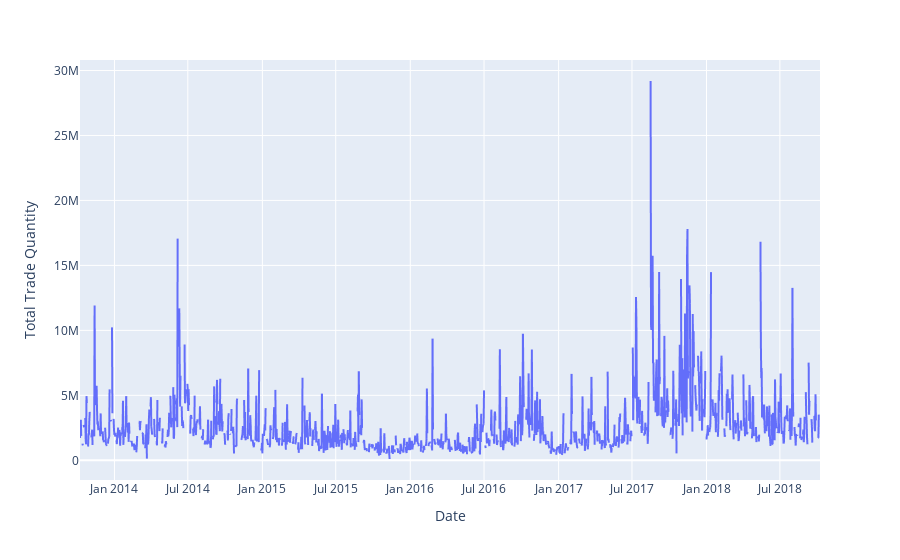

Here is the notebook cell this chart was saved with:
### Code cell
sb.set_theme()
sb.set(rc={'figure.figsize':(15,8)})
fig = px.line(df, x='Date', y="Total Trade Quantity")
fig.show()

### Figure 1 — Plotly figure (JSON) as saved in the notebook; plotly's stock layout.template omitted (floating-point values rounded to 4 significant figures; data arrays with more than 128 entries replaced by an {"elided": "..."} marker saying what was removed)
{"data": [{"hovertemplate": "Date=%{x}<br>Total Trade Quantity=%{y}<extra></extra>", "legendgroup": "", "line": {"color": "#636efa", "dash": "solid"}, "marker": {"symbol": "circle"}, "mode": "lines", "name": "", "showlegend": false, "type": "scattergl", "x": {"elided": "1827 str values"}, "xaxis": "x", "y": {"elided": "1827 int values"}, "yaxis": "y"}], "layout": {"legend": {"tracegroupgap": 0}, "margin": {"t": 60}, "xaxis": {"anchor": "y", "domain": [0, 1], "title": {"text": "Date"}}, "yaxis": {"anchor": "x", "domain": [0, 1], "title": {"text": "Total Trade Quantity"}}}}
